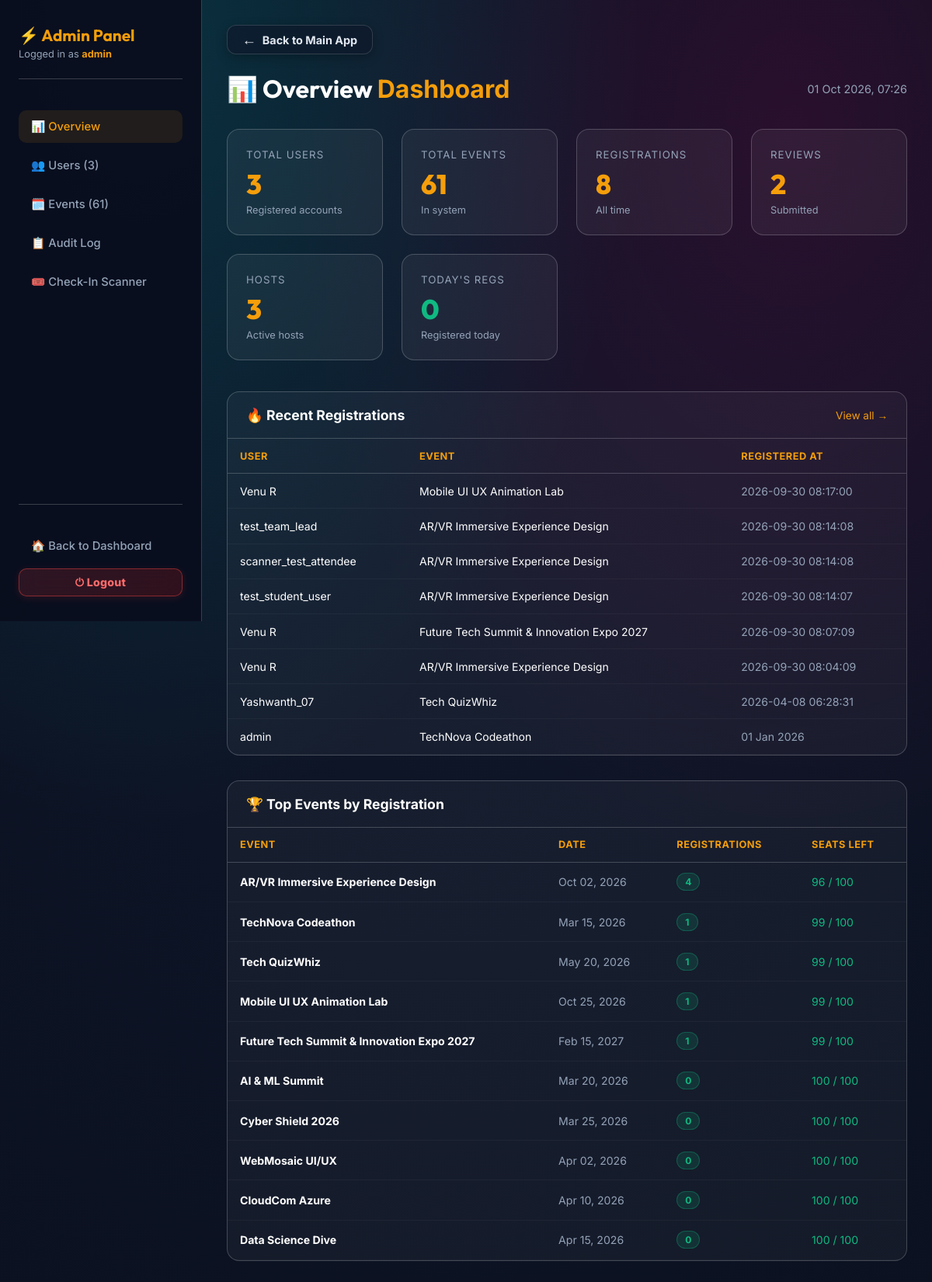
Page /admin (signed in) on the earlier database version.
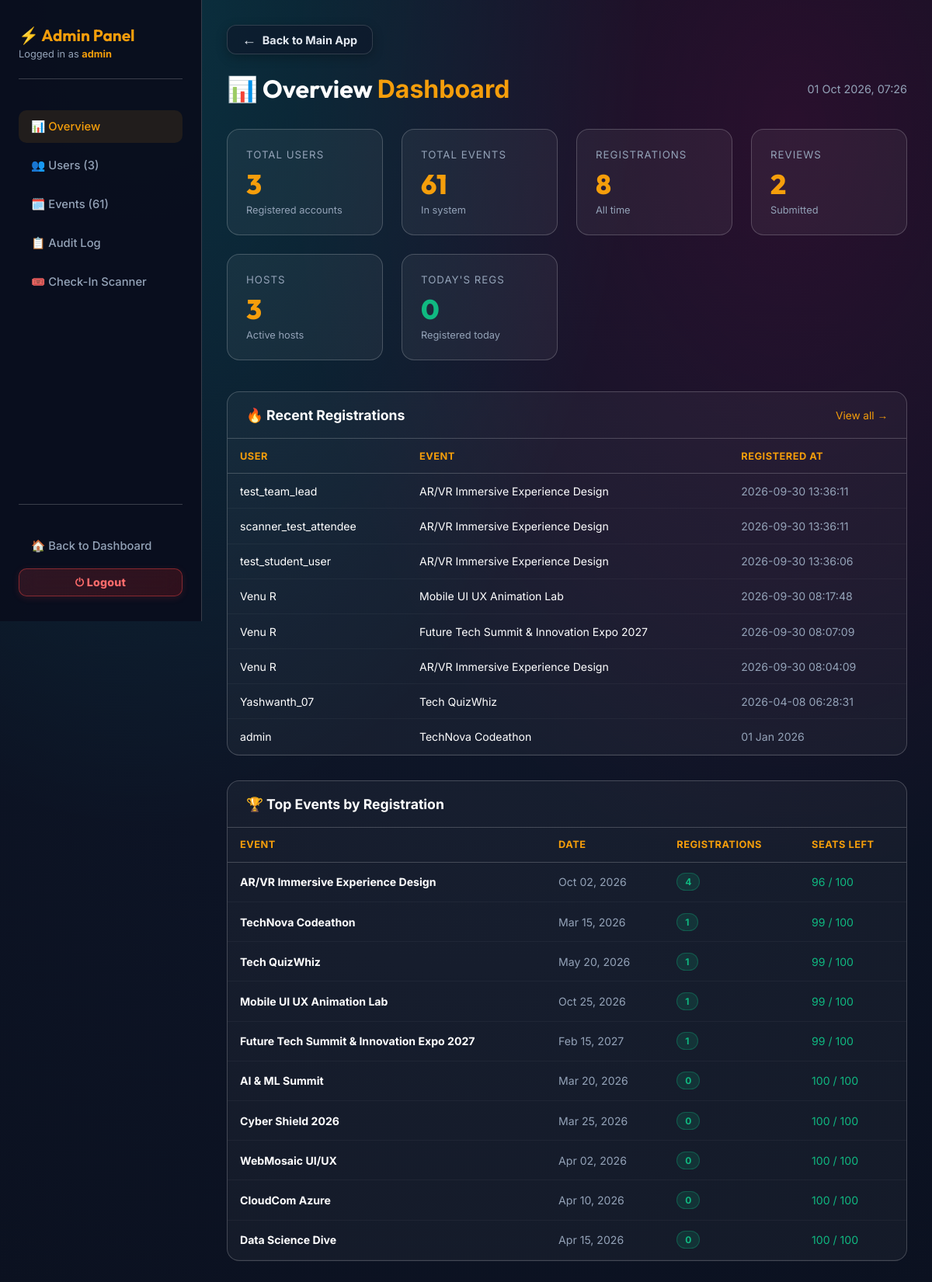
Same page on the later database version.
### tables this page shows
CREATE TABLE registrations 
                 (id INTEGER PRIMARY KEY AUTOINCREMENT, username TEXT, event_id INTEGER, 
                  full_name TEXT, email TEXT, phone TEXT, college_id TEXT, 
                  timestamp DATETIME DEFAULT CURRENT_TIMESTAMP, payment_method TEXT, upi_id TEXT, checked_in INTEGER DEFAULT 0, checkin_time DATETIME, team_name TEXT DEFAULT '', team_members TEXT DEFAULT '[]', status TEXT DEFAULT 'active', cancelled_at DATETIME, ticket_code TEXT DEFAULT '', cancellation_reason TEXT DEFAULT '', cancellation_feedback TEXT DEFAULT '');

CREATE TABLE events
                 (id INTEGER PRIMARY KEY AUTOINCREMENT, title TEXT, date TEXT, desc TEXT, 
                  price TEXT, color TEXT, image TEXT, purpose TEXT, full_details TEXT, outcome TEXT, seats_total INTEGER DEFAULT 100, seats_filled INTEGER DEFAULT 0, is_draft INTEGER DEFAULT 0, featured INTEGER DEFAULT 0, venue TEXT DEFAULT 'Online', venue_address TEXT DEFAULT 'Tech Park Campus, Innovation Block A, Bangalore - 560103', time TEXT DEFAULT '10:00 AM', end_time TEXT DEFAULT '05:00 PM');

### backend/app.py (the view)
@app.route('/admin')
@admin_required
def admin_dashboard():
    username = session.get('username')
    stats = get_admin_stats()
    conn = get_db(row_factory=True)
    c = conn.cursor()
    c.execute('''SELECT r.username, e.title as event_title, r.timestamp
                 FROM registrations r JOIN events e ON r.event_id=e.id
                 ORDER BY r.timestamp DESC LIMIT 10''')
    recent_regs = [dict(row) for row in c.fetchall()]
    c.execute('''SELECT e.*, COUNT(r.id) as reg_count,
                 (COALESCE(e.seats_total,100) - COUNT(r.id)) as seats_left
                 FROM events e LEFT JOIN registrations r ON e.id=r.event_id
                 GROUP BY e.id ORDER BY reg_count DESC LIMIT 10''')
    top_events = [dict(row) for row in c.fetchall()]
    conn.close()
    log_action(username, 'admin_view', 'dashboard')
    return render_template('admin/dashboard.html', username=username, stats=stats,
                           active='dashboard', recent_regs=recent_regs, top_events=top_events,
                           now=datetime.now().strftime('%d %b %Y, %H:%M'))

### backend/app.py (called while the page is built, shortened)
def get_db(timeout=60.0, row_factory=False):
    conn = getattr(_thread_local, 'conn', None)
    return conn

def is_host():
    if not session.get('loggedin'):
        return False
    if session.get('role') == 'host' or session.get('is_admin'):
        return True

def is_admin():
    if not session.get('loggedin'):
        return False
    if session.get('is_admin'):
        return True

def log_action(username, action, details=''):
    try:
        ip = request.remote_addr or '' if request else ''
        _LOG_QUEUE.put_nowait((username or 'anonymous', action, str(details or ''), ip))
    except Exception:
        pass

@app.context_processor
def inject_user_data():
    current_user = None
    user_is_admin = False
    user_is_host = False
    if session.get('loggedin'):
        username = session.get('username')
        user_is_admin = is_admin()
        user_is_host = is_host()
        photo = session.get('profile_photo')
        user_id = session.get('user_id')
        current_user = {'username': username, 'profile_photo': photo, 'user_id': user_id or 'UID-0001'}
    return dict(current_user=current_user, is_admin=user_is_admin, is_host=user_is_host)

def admin_required(f):
    @wraps(f)
    def decorated(*args, **kwargs):
        if not session.get('loggedin'):
            return redirect(url_for('login'))
        username = session.get('username', '').lower()
        conn = get_db()
        c = conn.cursor()
        c.execute('SELECT is_admin FROM users WHERE LOWER(username)=?', (username,))
        row = c.fetchone()
        conn.close()
        is_admin_user = (row and row[0] == 1) or username in ('admin', 'venu r')
        if not is_admin_user:
            flash('Access denied. Admin only.', 'error')
            return redirect(url_for('dashboard'))
        return f(*args, **kwargs)
    return decorated

@app.after_request
def add_security_headers(response):
    response.headers['X-Content-Type-Options'] = 'nosniff'
    response.headers['X-Frame-Options'] = 'SAMEORIGIN'
    if request.path.startswith('/static/'):
        response.headers['Cache-Control'] = 'no-cache, must-revalidate, max-age=0'
    return response

    def __getattr__(self, name):
        return getattr(self._raw_conn, name)

    def close(self):
        pass

### frontend/templates/admin/dashboard.html
{% extends "admin/base.html" %}
{% block content %}
<div class="admin-header">
    <h1>📊 Overview <span>Dashboard</span></h1>
    <span style="color:var(--text-muted);font-size:0.9rem">{{ now }}</span>
</div>
<div class="stat-grid">
    <div class="stat-card">
        <div class="stat-label">Total Users</div>
        <div class="stat-value">{{ stats.total_users }}</div>
        <div class="stat-sub">Registered accounts</div>
    </div>
    <div class="stat-card">
        <div class="stat-label">Total Events</div>
        <div class="stat-value">{{ stats.total_events }}</div>
        <div class="stat-sub">In system</div>
    </div>
    <div class="stat-card">
        <div class="stat-label">Registrations</div>
        <div class="stat-value">{{ stats.total_regs }}</div>
        <div class="stat-sub">All time</div>
    </div>
    <div class="stat-card">
        <div class="stat-label">Reviews</div>
        <div class="stat-value">{{ stats.total_reviews }}</div>
        <div class="stat-sub">Submitted</div>
    </div>
    <div class="stat-card">
        <div class="stat-label">Hosts</div>
        <div class="stat-value">{{ stats.total_hosts }}</div>
        <div class="stat-sub">Active hosts</div>
    </div>
    <div class="stat-card">
        <div class="stat-label">Today's Regs</div>
        <div class="stat-value" style="color:#10b981">{{ stats.today_regs }}</div>
        <div class="stat-sub">Registered today</div>
    </div>
</div>
<div class="panel-section">
    <div class="panel-section-header">
        <h3>🔥 Recent Registrations</h3>
        <a href="{{ url_for('admin_users') }}" style="font-size:0.85rem;color:var(--admin-accent);text-decoration:none">View all →</a>
    </div>
    <table class="admin-table">
        <thead>
            <tr>
                <th>User</th>
                <th>Event</th>
                <th>Registered At</th>
            </tr>
        </thead>
        <tbody>
            {% for r in recent_regs %}
            <tr>
                <td>{{ r.username }}</td>
                <td>{{ r.event_title }}</td>
                <td style="color:var(--text-muted)">{{ r.timestamp }}</td>
            </tr>
            {% else %}
            <tr><td colspan="3" style="color:var(--text-muted);padding:2rem;text-align:center">No registrations yet</td></tr>
            {% endfor %}
        </tbody>
    </table>
</div>
<div class="panel-section">
    <div class="panel-section-header">
        <h3>🏆 Top Events by Registration</h3>
    </div>
    <table class="admin-table">
        <thead>
            <tr>
                <th>Event</th>
                <th>Date</th>
                <th>Registrations</th>
                <th>Seats Left</th>
            </tr>
        </thead>
        <tbody>
            {% for ev in top_events %}
            <tr>
                <td><strong>{{ ev.title }}</strong></td>
                <td style="color:var(--text-muted)">{{ ev.date }}</td>
                <td><span class="badge badge-active">{{ ev.reg_count }}</span></td>
                <td style="color:{% if ev.seats_left < 10 %}#ef4444{% else %}#10b981{% endif %}">
                    {{ ev.seats_left }} / {{ ev.seats_total }}
                </td>
            </tr>
            {% else %}
            <tr><td colspan="4" style="color:var(--text-muted);padding:2rem;text-align:center">No events</td></tr>
            {% endfor %}
        </tbody>
    </table>
</div>
{% endblock %}

### frontend/templates/admin/base.html (shortened to what this page needs)
<!DOCTYPE html>
<html lang="en">
<head>
    <link rel="stylesheet" href="{{ url_for('static', filename='style.css') }}?v=5.0">
</head>
<body>
<div class="admin-layout">
    <aside class="admin-sidebar" role="navigation" aria-label="Admin navigation">
        <div class="logo-block">
            <h2>⚡ Admin Panel</h2>
            <p>Logged in as <strong style="color:var(--admin-accent)">{{ username }}</strong></p>
        </div>
        <a href="{{ url_for('admin_dashboard') }}" class="admin-nav-item {% if active=='dashboard' %}active{% endif %}">
            📊 Overview
        </a>
        <a href="{{ url_for('admin_users') }}" class="admin-nav-item {% if active=='users' %}active{% endif %}">
            👥 Users ({{ stats.total_users }})
        </a>
        <a href="{{ url_for('admin_events') }}" class="admin-nav-item {% if active=='events' %}active{% endif %}">
            🗓️ Events ({{ stats.total_events }})
        </a>
        <a href="{{ url_for('admin_audit') }}" class="admin-nav-item {% if active=='audit' %}active{% endif %}">
            📋 Audit Log
        </a>
        <a href="{{ url_for('scan_ticket') }}" class="admin-nav-item">
            🎟️ Check-In Scanner
        </a>
        <div style="margin-top:auto; padding-top:2rem; border-top:1px solid var(--glass-border); display: flex; flex-direction: column; gap: 8px;">
            <a href="{{ url_for('dashboard') }}" class="admin-nav-item">
                🏠 Back to Dashboard
            </a>
            <a href="{{ url_for('logout') }}" class="logout-btn-unique" style="justify-content: center; width: 100%;">
                ⏻ Logout
            </a>
        </div>
    </aside>
    <main id="admin-content" class="admin-main" role="main">
        <div style="margin-bottom: 1.5rem;">
            <a href="{{ url_for('dashboard') }}" class="back-btn-unified">
                <span class="arrow">←</span> Back to Main App
            </a>
        </div>
        {% block content %}{% endblock %}
    </main>
</div>
</body>
</html>

### frontend/templates/admin/base.html (style rules this page uses)
:root { --admin-accent: #f59e0b; }
.admin-layout { display: flex; min-height: 100vh; }
.admin-sidebar { width: 260px; background: rgba(10,15,30,0.98); border-right: 1px solid var(--glass-border); padding: 2rem 1.5rem; display: flex; flex-direction: column; gap: 0.5rem; position: sticky; top: 0; height: 100vh; overflow-y: auto; flex-shrink: 0; }
.admin-sidebar .logo-block { margin-bottom: 2rem; padding-bottom: 1.5rem; border-bottom: 1px solid var(--glass-border); }
.admin-sidebar .logo-block h2 { color: var(--admin-accent); font-family: var(--font-heading); font-size: 1.3rem; }
.admin-sidebar .logo-block p { color: var(--text-muted); font-size: 0.8rem; margin-top: 4px; }
.admin-nav-item { display: flex; align-items: center; gap: 0.75rem; padding: 0.75rem 1rem; border-radius: 10px; color: var(--text-muted); text-decoration: none; font-size: 0.92rem; font-weight: 500; transition: all 0.2s ease; cursor: pointer; border: none; background: none; width: 100%; text-align: left; }
.admin-nav-item:hover, .admin-nav-item.active { background: rgba(245,158,11,0.1); color: var(--admin-accent); }
.admin-main { flex: 1; padding: 2rem; overflow-x: auto; }
.admin-header { display: flex; justify-content: space-between; align-items: center; margin-bottom: 2rem; }
.admin-header h1 { font-family: var(--font-heading); font-size: 2rem; color: var(--text-main); }
.admin-header span { color: var(--admin-accent); }
.stat-grid { display: grid; grid-template-columns: repeat(auto-fit, minmax(180px, 1fr)); gap: 1.5rem; margin-bottom: 2.5rem; }
.stat-card { background: rgba(255,255,255,0.05); border: 1px solid var(--glass-border); border-radius: 16px; padding: 1.5rem; transition: all 0.3s; }
.stat-card .stat-label { color: var(--text-muted); font-size: 0.83rem; text-transform: uppercase; letter-spacing: 1px; margin-bottom: 0.5rem; }
.stat-card .stat-value { font-size: 2.2rem; font-weight: 800; font-family: var(--font-heading); color: var(--admin-accent); }
.stat-card .stat-sub { color: var(--text-muted); font-size: 0.8rem; margin-top: 4px; }
.panel-section { background: rgba(255,255,255,0.04); border: 1px solid var(--glass-border); border-radius: 16px; margin-bottom: 2rem; overflow: hidden; }
.panel-section-header { padding: 1.2rem 1.5rem; border-bottom: 1px solid var(--glass-border); display: flex; justify-content: space-between; align-items: center; }
.panel-section-header h3 { color: var(--text-main); font-size: 1.1rem; font-weight: 700; }
.admin-table { width: 100%; border-collapse: collapse; font-size: 0.88rem; }
.admin-table th { padding: 0.9rem 1rem; text-align: left; color: var(--admin-accent); font-weight: 700; font-size: 0.8rem; text-transform: uppercase; letter-spacing: 0.5px; border-bottom: 1px solid var(--glass-border); }
.admin-table td { padding: 0.85rem 1rem; border-bottom: 1px solid rgba(255,255,255,0.04); color: var(--text-main); vertical-align: middle; }
.badge { padding: 3px 10px; border-radius: 50px; font-size: 0.75rem; font-weight: 700; display: inline-block; }
.badge-active { background: rgba(16,185,129,0.15); color: #10b981; border: 1px solid rgba(16,185,129,0.3); }

Differences in the rows shown:
changed registrations "test_team_lead": timestamp "2026-09-30 08:14:08" → "2026-09-30 13:36:11"
changed registrations "scanner_test_attendee": timestamp "2026-09-30 08:14:08" → "2026-09-30 13:36:11"
changed registrations "test_student_user": timestamp "2026-09-30 08:14:07" → "2026-09-30 13:36:06"
changed registrations "Mobile UI UX Animation Lab": timestamp "2026-09-30 08:17:00" → "2026-09-30 08:17:48"; moves down the list
